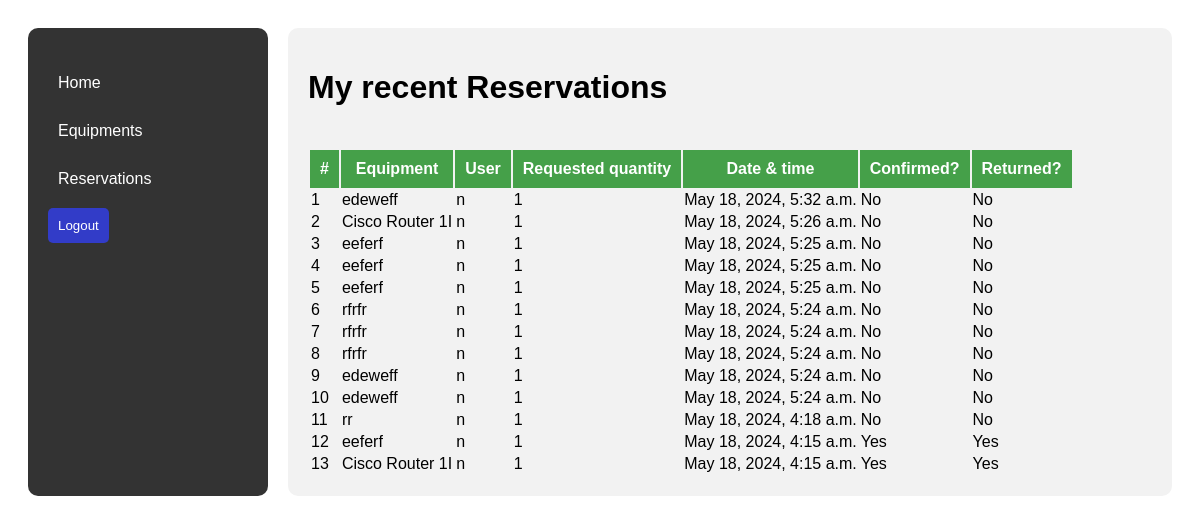
Page /user_reservations/ (signed in) on the committed database.
### reservations/models.py (models this page shows, shortened)
class Reservation(models.Model):
    user = models.ForeignKey('CustomUser', on_delete=models.CASCADE)
    equipment = models.ForeignKey(LabEquipment, on_delete=models.CASCADE)
    reserved_quantity = models.PositiveIntegerField()
    reserved_date = models.DateTimeField(auto_now_add=True)
    confirmed = models.BooleanField(default=False)
    is_returned = models.BooleanField(default=False)

class LabEquipment(models.Model):
    type = models.ForeignKey(LabEquipmentType, on_delete=models.CASCADE, related_name='equipment')
    name = models.CharField(max_length=100)
    description = models.TextField()
    quantity = models.PositiveIntegerField()
    def __str__(self):
        return self.name

class CustomUser(AbstractUser):
    ROLE_CHOICES = (
        ('lab_tech', 'Lab Technician'),
        ('standard', 'Standard User'),
    )
    role = models.CharField(max_length=10, choices=ROLE_CHOICES, default='standard')

### reservations/views.py (the view)
# urls.py: path('user_reservations/',views.view_user_reservations,name='client_reservations'),
def view_user_reservations(request):
    user_reservations = Reservation.objects.filter(user=request.user).order_by('-reserved_date')
    context = {
        'user_reservations': user_reservations
    }
    return render(request, 'reservations/user_reservations.html', context)

### reservations/templates/reservations/user_reservations.html (shortened to what this page needs)
{% load static %}
<!DOCTYPE html>
<html lang="en">
  <head>
    <link
      rel="stylesheet"
      type="text/css"
      href="{% static 'css/style.css' %}"
    />
  </head>
  <body>
    <div class="dashboard-container">
      {% include './left_nav.html' %}
      <div class="main-content">
        <h1>My  recent Reservations</h1>
        <div class="btns">
        </div>
        <table>
          <thead>
            <tr>
              <th>#</th>
              <th>Equipment</th>
              <th>User</th>
              <th>Requested quantity</th>
              <th>Date & time</th>
              <th>Confirmed?</th>
              <th>Returned?</th>
            </tr>
          </thead>
          <tbody>
            {% for reser in user_reservations %}
            <tr>
              <td>{{ forloop.counter }}</td>
              <td>{{ reser.equipment }}</td>
              <td>{{ reser.user.username }}</td>
              <td>{{ reser.reserved_quantity }}</td>
              <td>{{ reser.reserved_date }}</td>
              <td>{% if reser.confirmed %}Yes{% else %}No{% endif %}</td>
              <td>{% if reser.is_returned %}Yes{% else %}No{% endif %}</td>
            </tr>
            {% endfor %}
          </tbody>
        </table>
      </div>
    </div>
  </body>
</html>

### reservations/static/css/style.css (style rules this page uses)
* { font-family: "Gill Sans", "Gill Sans MT", Calibri, "Trebuchet MS", sans-serif; }
.dashboard-container { display: flex; flex-direction: row; flex-wrap: nowrap; max-width: 1200px; margin: auto; padding: 20px; }
.main-content { flex: 1; padding: 20px; background-color: #f2f2f2; border-radius: 10px; margin-left: 20px; }
table thead { background: #45a049; }
table thead th { padding: 10px; color: #fff; }
.btns { padding: 10px; }

### rows in the picture
Reservation: equipment "edeweff", user.username "n", reserved_quantity "1", reserved_date "May 18, 2024, 5:32 a.m.", confirmed "No", is_returned "No"
Reservation: equipment "Cisco Router 1I", user.username "n", reserved_quantity "1", reserved_date "May 18, 2024, 5:26 a.m.", confirmed "No", is_returned "No"
Reservation: equipment "eeferf", user.username "n", reserved_quantity "1", reserved_date "May 18, 2024, 5:25 a.m.", confirmed "No", is_returned "No"
Reservation: equipment "eeferf", user.username "n", reserved_quantity "1", reserved_date "May 18, 2024, 5:25 a.m.", confirmed "No", is_returned "No"
Reservation: equipment "eeferf", user.username "n", reserved_quantity "1", reserved_date "May 18, 2024, 5:25 a.m.", confirmed "No", is_returned "No"
Reservation: equipment "rfrfr", user.username "n", reserved_quantity "1", reserved_date "May 18, 2024, 5:24 a.m.", confirmed "No", is_returned "No"
Reservation: equipment "rfrfr", user.username "n", reserved_quantity "1", reserved_date "May 18, 2024, 5:24 a.m.", confirmed "No", is_returned "No"
Reservation: equipment "rfrfr", user.username "n", reserved_quantity "1", reserved_date "May 18, 2024, 5:24 a.m.", confirmed "No", is_returned "No"
Reservation: equipment "edeweff", user.username "n", reserved_quantity "1", reserved_date "May 18, 2024, 5:24 a.m.", confirmed "No", is_returned "No"
Reservation: equipment "edeweff", user.username "n", reserved_quantity "1", reserved_date "May 18, 2024, 5:24 a.m.", confirmed "No", is_returned "No"
Reservation: equipment "rr", user.username "n", reserved_quantity "1", reserved_date "May 18, 2024, 4:18 a.m.", confirmed "No", is_returned "No"
Reservation: equipment "eeferf", user.username "n", reserved_quantity "1", reserved_date "May 18, 2024, 4:15 a.m.", confirmed "Yes", is_returned "Yes"
Reservation: equipment "Cisco Router 1I", user.username "n", reserved_quantity "1", reserved_date "May 18, 2024, 4:15 a.m.", confirmed "Yes", is_returned "Yes"
